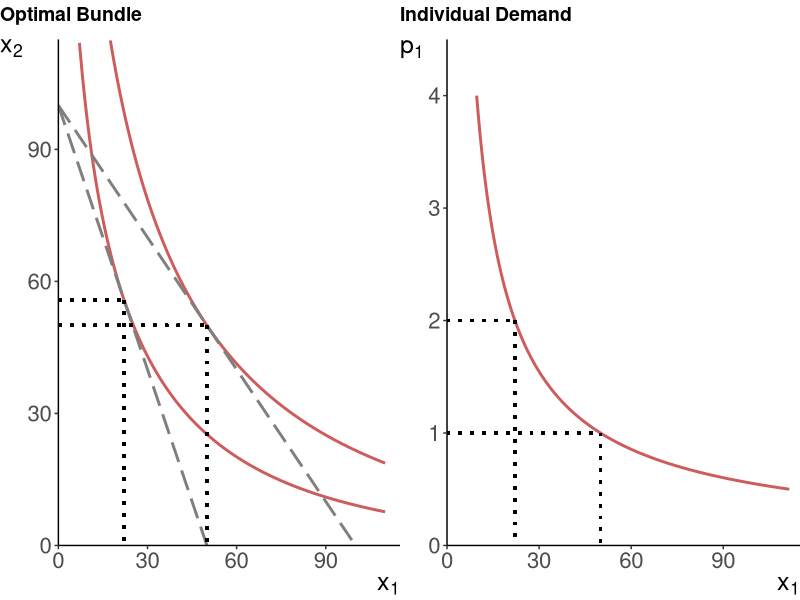

The R source for this figure:
## ---- chunk 1
knitr::opts_chunk$set(echo = FALSE)
## ---- chunk 2
library(data.table)
library(ggplot2)
library(cowplot)
## ---- chunk 3

x <- seq(0.0,110,0.1)

r <- .25

M <- 100
p1 <- 1
p2 <- 2

xp1 <- (p1^(1/(r-1)))/(p1^(r/(r-1))+1^(r/(r-1)))*M
xp2 <- (p2^(1/(r-1)))/(p2^(r/(r-1))+1^(r/(r-1)))*M

yp1 <- (1^(1/(r-1)))/(1^(r/(r-1))+p1^(r/(r-1)))*M
yp2 <- (1^(1/(r-1)))/(1^(r/(r-1))+p2^(r/(r-1)))*M

U1 <- M*(p1^(r/(r-1))+1^(r/(r-1)))^((1-r)/r)
U2 <- M*(p2^(r/(r-1))+1^(r/(r-1)))^((1-r)/r)

y1 <- (U1^r-x^r)^(1/r)
y2 <- (U2^r-x^r)^(1/r)

b1 <- M/1-p1/1*x
b2 <- M/1-p2/1*x

dt1 <- data.table(x,y1,y2,b1,b2)

gg1 <- ggplot(dt1)+
  geom_line(aes(x=x,y=y1),size=1,color="indianred",na.rm=T)+
  geom_line(aes(x=x,y=y2),size=1,color="indianred",na.rm=T)+
  geom_line(aes(x=x,y=b1),size=1,color="gray50",linetype=5,na.rm=T)+
  geom_line(aes(x=x,y=b2),size=1,color="gray50",linetype=5,na.rm=T)+
  geom_segment(aes(x=0,y=yp1,xend=xp1,yend=yp1),linetype=3,size=1)+
  geom_segment(aes(x=xp1,y=yp1,xend=xp1,yend=0),linetype=3,size=1)+
  geom_segment(aes(x=0,y=yp2,xend=xp2,yend=yp2),linetype=3,size=1)+
  geom_segment(aes(x=xp2,y=yp2,xend=xp2,yend=0),linetype=3,size=1)+
  labs(x=expression(x[1]),y=expression(x[2]))+
  scale_x_continuous(expand=c(0,0),limits=c(0,115))+
  scale_y_continuous(expand=c(0,0),limits=c(0,115))+
  theme_classic()+
  theme(axis.title=element_text(size=18,hjust=1,vjust=1),axis.title.y=element_text(angle=0),axis.text=element_text(size=16),plot.margin = margin(1,0,0,0,"cm"))

p <- seq(.5,4,0.01)
xp <- (p^(1/(r-1)))/(p^(r/(r-1))+1^(r/(r-1)))*M

dt2 <- data.table(p,xp)

gg2 <- ggplot(dt2)+
  geom_line(aes(x=xp,y=p),size=1,color="indianred",na.rm=T)+
  geom_segment(aes(x=0,y=p1,xend=xp1,yend=p1),linetype=3,size=1)+
  geom_segment(aes(x=xp1,y=p1,xend=xp1,yend=0),linetype=3,size=1)+
  geom_segment(aes(x=0,y=p2,xend=xp2,yend=p2),linetype=3,size=1)+
  geom_segment(aes(x=xp2,y=p2,xend=xp2,yend=0),linetype=3,size=1)+
  labs(x=expression(x[1]),y=expression(p[1]))+
  scale_x_continuous(expand=c(0,0),limits=c(0,115))+
  scale_y_continuous(expand=c(0,0),limits=c(0,4.5))+
  theme_classic()+
  theme(axis.title=element_text(size=18,hjust=1,vjust=1),axis.title.y=element_text(angle=0),axis.text=element_text(size=16),plot.margin = margin(1,0,0,0,"cm"))


plot_grid(gg1,gg2,align="h",nrow=1,labels=c("Optimal Bundle","Individual Demand"),hjust=0)
